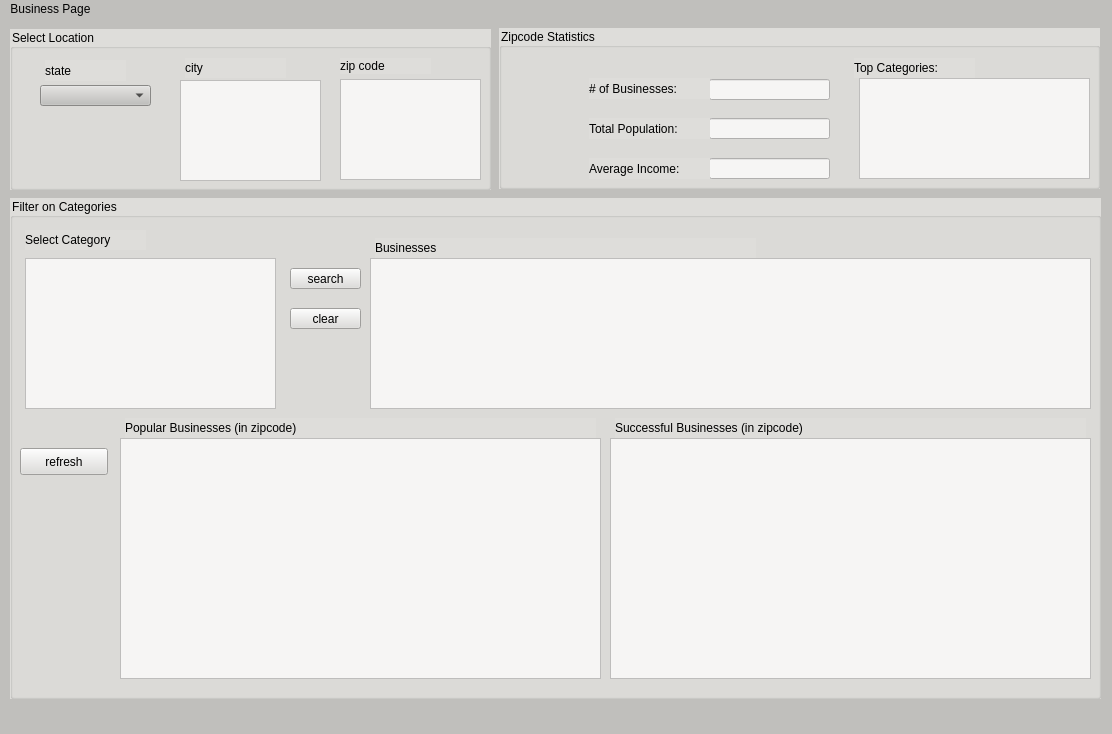
<?xml version="1.0" encoding="UTF-8"?>
<ui version="4.0">
 <class>yelp_data_interface</class>
 <widget class="QMainWindow" name="yelp_data_interface">
  <property name="geometry">
   <rect>
    <x>0</x>
    <y>0</y>
    <width>1112</width>
    <height>734</height>
   </rect>
  </property>
  <property name="windowTitle">
   <string>MainWindow</string>
  </property>
  <property name="styleSheet">
   <string notr="true">background-color: rgb(192, 191, 188);
</string>
  </property>
  <widget class="QWidget" name="centralwidget">
   <widget class="QGroupBox" name="groupBox">
    <property name="geometry">
     <rect>
      <x>10</x>
      <y>10</y>
      <width>481</width>
      <height>161</height>
     </rect>
    </property>
    <property name="styleSheet">
     <string notr="true">background-color: rgb(222, 221, 218);</string>
    </property>
    <property name="title">
     <string>Select Location</string>
    </property>
    <widget class="QListWidget" name="city_select">
     <property name="geometry">
      <rect>
       <x>170</x>
       <y>51</y>
       <width>141</width>
       <height>101</height>
      </rect>
     </property>
     <property name="styleSheet">
      <string notr="true">background-color: rgb(246, 245, 244);</string>
     </property>
    </widget>
    <widget class="QComboBox" name="state_select">
     <property name="geometry">
      <rect>
       <x>30</x>
       <y>56</y>
       <width>111</width>
       <height>21</height>
      </rect>
     </property>
     <property name="styleSheet">
      <string notr="true">background-color: rgb(192, 191, 188);</string>
     </property>
    </widget>
    <widget class="QLabel" name="label">
     <property name="geometry">
      <rect>
       <x>35</x>
       <y>31</y>
       <width>81</width>
       <height>21</height>
      </rect>
     </property>
     <property name="text">
      <string>state</string>
     </property>
    </widget>
    <widget class="QLabel" name="label_2">
     <property name="geometry">
      <rect>
       <x>175</x>
       <y>29</y>
       <width>101</width>
       <height>20</height>
      </rect>
     </property>
     <property name="text">
      <string>city</string>
     </property>
    </widget>
    <widget class="QListWidget" name="zipcode_select">
     <property name="geometry">
      <rect>
       <x>330</x>
       <y>50</y>
       <width>141</width>
       <height>101</height>
      </rect>
     </property>
     <property name="styleSheet">
      <string notr="true">background-color: rgb(246, 245, 244);</string>
     </property>
    </widget>
    <widget class="QLabel" name="label_3">
     <property name="geometry">
      <rect>
       <x>330</x>
       <y>29</y>
       <width>91</width>
       <height>16</height>
      </rect>
     </property>
     <property name="text">
      <string>zip code</string>
     </property>
    </widget>
   </widget>
   <widget class="QGroupBox" name="groupBox_2">
    <property name="geometry">
     <rect>
      <x>499</x>
      <y>9</y>
      <width>601</width>
      <height>161</height>
     </rect>
    </property>
    <property name="styleSheet">
     <string notr="true">background-color: rgb(222, 221, 218);</string>
    </property>
    <property name="title">
     <string>Zipcode Statistics</string>
    </property>
    <widget class="QLineEdit" name="number_of_businesses">
     <property name="enabled">
      <bool>false</bool>
     </property>
     <property name="geometry">
      <rect>
       <x>210</x>
       <y>51</y>
       <width>121</width>
       <height>21</height>
      </rect>
     </property>
     <property name="styleSheet">
      <string notr="true">background-color: rgb(246, 245, 244);</string>
     </property>
    </widget>
    <widget class="QLineEdit" name="total_population">
     <property name="enabled">
      <bool>false</bool>
     </property>
     <property name="geometry">
      <rect>
       <x>210</x>
       <y>90</y>
       <width>121</width>
       <height>21</height>
      </rect>
     </property>
     <property name="styleSheet">
      <string notr="true">background-color: rgb(246, 245, 244);</string>
     </property>
    </widget>
    <widget class="QLineEdit" name="average_income">
     <property name="enabled">
      <bool>false</bool>
     </property>
     <property name="geometry">
      <rect>
       <x>210</x>
       <y>130</y>
       <width>121</width>
       <height>21</height>
      </rect>
     </property>
     <property name="styleSheet">
      <string notr="true">background-color: rgb(246, 245, 244);</string>
     </property>
    </widget>
    <widget class="QLabel" name="label_8">
     <property name="geometry">
      <rect>
       <x>90</x>
       <y>50</y>
       <width>121</width>
       <height>21</height>
      </rect>
     </property>
     <property name="text">
      <string># of Businesses:</string>
     </property>
    </widget>
    <widget class="QLabel" name="label_9">
     <property name="geometry">
      <rect>
       <x>90</x>
       <y>90</y>
       <width>121</width>
       <height>21</height>
      </rect>
     </property>
     <property name="text">
      <string>Total Population:</string>
     </property>
    </widget>
    <widget class="QLabel" name="label_10">
     <property name="geometry">
      <rect>
       <x>90</x>
       <y>130</y>
       <width>121</width>
       <height>21</height>
      </rect>
     </property>
     <property name="text">
      <string>Average Income:</string>
     </property>
    </widget>
    <widget class="QLabel" name="label_11">
     <property name="geometry">
      <rect>
       <x>355</x>
       <y>30</y>
       <width>121</width>
       <height>20</height>
      </rect>
     </property>
     <property name="text">
      <string>Top Categories:</string>
     </property>
    </widget>
    <widget class="QTableWidget" name="top_categories">
     <property name="geometry">
      <rect>
       <x>360</x>
       <y>50</y>
       <width>231</width>
       <height>101</height>
      </rect>
     </property>
     <property name="styleSheet">
      <string notr="true">background-color: rgb(246, 245, 244);</string>
     </property>
    </widget>
   </widget>
   <widget class="QGroupBox" name="groupBox_3">
    <property name="geometry">
     <rect>
      <x>10</x>
      <y>179</y>
      <width>1091</width>
      <height>501</height>
     </rect>
    </property>
    <property name="styleSheet">
     <string notr="true">background-color: rgb(222, 221, 218);</string>
    </property>
    <property name="title">
     <string>Filter on Categories</string>
    </property>
    <widget class="QListWidget" name="select_category">
     <property name="geometry">
      <rect>
       <x>15</x>
       <y>60</y>
       <width>251</width>
       <height>151</height>
      </rect>
     </property>
     <property name="styleSheet">
      <string notr="true">background-color: rgb(246, 245, 244);</string>
     </property>
    </widget>
    <widget class="QLabel" name="label_4">
     <property name="geometry">
      <rect>
       <x>15</x>
       <y>32</y>
       <width>121</width>
       <height>20</height>
      </rect>
     </property>
     <property name="text">
      <string>Select Category</string>
     </property>
    </widget>
    <widget class="QPushButton" name="search_button">
     <property name="geometry">
      <rect>
       <x>280</x>
       <y>70</y>
       <width>71</width>
       <height>21</height>
      </rect>
     </property>
     <property name="text">
      <string>search</string>
     </property>
    </widget>
    <widget class="QPushButton" name="clear_button">
     <property name="geometry">
      <rect>
       <x>280</x>
       <y>110</y>
       <width>71</width>
       <height>21</height>
      </rect>
     </property>
     <property name="text">
      <string>clear</string>
     </property>
    </widget>
    <widget class="QPushButton" name="refresh_button">
     <property name="geometry">
      <rect>
       <x>10</x>
       <y>250</y>
       <width>88</width>
       <height>27</height>
      </rect>
     </property>
     <property name="text">
      <string>refresh</string>
     </property>
    </widget>
    <widget class="QLabel" name="label_5">
     <property name="geometry">
      <rect>
       <x>115</x>
       <y>220</y>
       <width>471</width>
       <height>20</height>
      </rect>
     </property>
     <property name="text">
      <string>Popular Businesses (in zipcode)</string>
     </property>
    </widget>
    <widget class="QLabel" name="label_6">
     <property name="geometry">
      <rect>
       <x>605</x>
       <y>220</y>
       <width>471</width>
       <height>20</height>
      </rect>
     </property>
     <property name="text">
      <string>Successful Businesses (in zipcode)</string>
     </property>
    </widget>
    <widget class="QLabel" name="label_7">
     <property name="geometry">
      <rect>
       <x>365</x>
       <y>40</y>
       <width>381</width>
       <height>20</height>
      </rect>
     </property>
     <property name="text">
      <string>Businesses</string>
     </property>
    </widget>
    <widget class="QTableWidget" name="businesses">
     <property name="geometry">
      <rect>
       <x>360</x>
       <y>60</y>
       <width>721</width>
       <height>151</height>
      </rect>
     </property>
     <property name="styleSheet">
      <string notr="true">background-color: rgb(246, 245, 244);</string>
     </property>
    </widget>
    <widget class="QTableWidget" name="popular_businesses">
     <property name="geometry">
      <rect>
       <x>110</x>
       <y>240</y>
       <width>481</width>
       <height>241</height>
      </rect>
     </property>
     <property name="styleSheet">
      <string notr="true">background-color: rgb(246, 245, 244);</string>
     </property>
    </widget>
    <widget class="QTableWidget" name="successful_businesses">
     <property name="geometry">
      <rect>
       <x>600</x>
       <y>240</y>
       <width>481</width>
       <height>241</height>
      </rect>
     </property>
     <property name="styleSheet">
      <string notr="true">background-color: rgb(246, 245, 244);</string>
     </property>
    </widget>
   </widget>
  </widget>
  <widget class="QMenuBar" name="menubar">
   <property name="geometry">
    <rect>
     <x>0</x>
     <y>0</y>
     <width>1112</width>
     <height>24</height>
    </rect>
   </property>
   <widget class="QMenu" name="menuBusiness_Page">
    <property name="title">
     <string>Business Page</string>
    </property>
   </widget>
   <addaction name="menuBusiness_Page"/>
  </widget>
  <widget class="QStatusBar" name="statusbar"/>
 </widget>
 <resources/>
 <connections/>
</ui>
